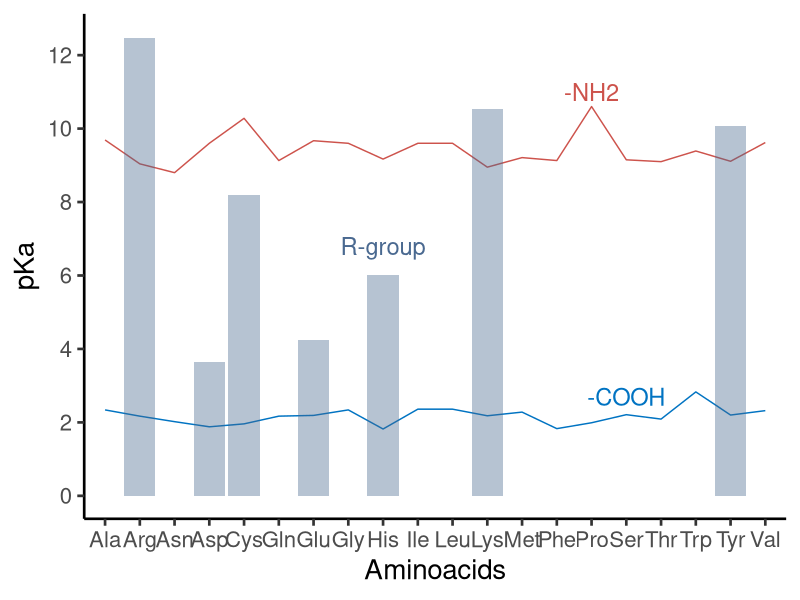
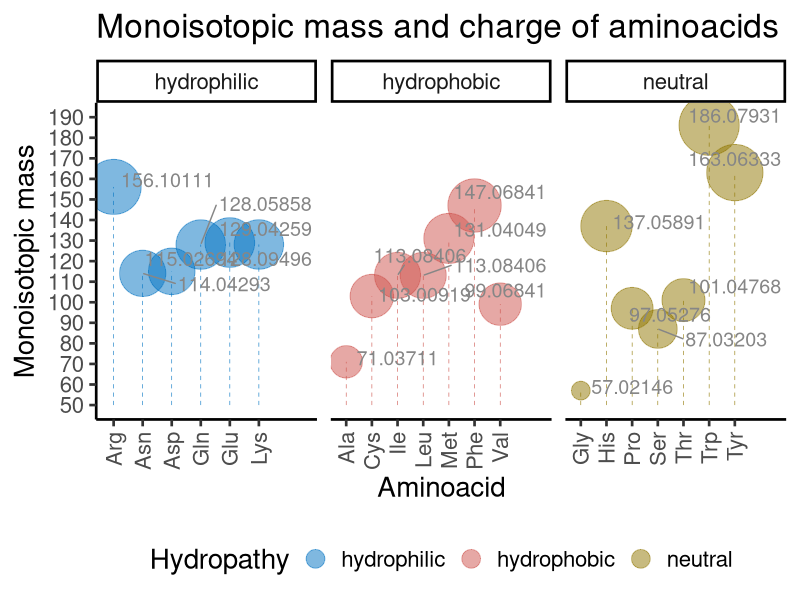

These figures' R source, in order:
# packages and data
library(tidyverse)
library(ggrepel)
library(kableExtra)
library(seqinr)
aminoacids <- read_tsv("./AAdata.tsv")

# Tabela resumindo as características dos aminoácidos
# summary of aminoacids table
aminoacids %>% 
    select(Name,Abbr,AA, Hydropathy, pKa, pKb, pKx, pl,
            Monoisotopic_Mass, frequency_in_proteins) %>%
    arrange(Hydropathy) %>%
     rename("Aminoacid" = Name,
            "Monoisotopic Mass" = Monoisotopic_Mass,
            "Frequency in proteins" = frequency_in_proteins) %>%
    kbl(caption = "Summary of amino acids properties",
      align = "c") %>% 
  kable_classic(full_width = F, html_font = "Cambria")

# Functions to calculate the pKa of a peptide, given the one letter code for each amino acid
pKa <- function(x) {
    if (x == "A" || x =="G") {
        return(2.34)
    } else if (x == "V") {
        return(2.32)
    } else if (x == "L" || x == "I") {
        return(2.36)
    } else if (x == "P") {
        return(1.99)
    } else if (x == "F") {
        return(1.83)
    } else if (x == "Y") {
        return(2.20)
    } else if (x == "W") {
        return(2.83)
    } else if (x == "C") {
        return(1.96)
    } else if (x == "M") {
        return(2.28)
    } else if (x == "S") {
        return(2.21)
    } else if (x == "T") {
        return(2.09)
    } else if (x == "N") {
        return(2.02)
    } else if (x == "Q") {
        return(2.17)
    } else if (x == "D") {
        return(1.88)
    } else if (x == "E") {
        return(2.19)
    } else if (x == "K") {
        return(2.18)
    } else if (x == "R") {
        return(2.17)
    } else if (x == "H") {
        return(1.82)
    }
}

pKb <- function(x) {
    if (x == "A") {
        return(9.69)
    } else if (x == "G" || x == "L" ||
               x == "I" || x == "D") {
        return(9.60)
    } else if (x == "C") {
        return(10.28)
    } else if (x == "M") {
        return(9.21)
    } else if (x == "S") {
        return(9.15)
    } else if (x == "T") {
        return(9.10)
    } else if (x == "N") {
        return(8.80)
    } else if (x == "Q" || x == "F") {
        return(9.13)
    } else if (x == "E") {
        return(9.67)
    } else if (x == "K") {
        return(8.95)
    } else if (x == "R") {
        return(9.04)
    } else if (x == "H") {
        return(9.17)
    } else if (x == "V") {
        return(9.62)
    } else if (x == "P") {
        return(10.60)
    } else if (x == "Y") {
        return(9.11)
    } else if (x == "W") {
        return(9.39)
    }
}

pKx <- function(x) {
    if (x == "A" || x == "G" || x == "V" ||
        x == "L" || x == "I" || x == "P" ||
        x == "F" || x == "W" || x == "N" ||
        x == "Q" || x == "S" || x == "T" ||
        x == "M") {
        return(NA)
    } else if (x == "C") {
        return(8.18)
    } else if (x == "Y") {
        return(10.07)
    } else if (x == "D") {
        return(3.65)
    } else if (x == "E") {
        return(4.25)
    } else if (x == "K") {
        return(10.53)
    } else if (x == "R") {
        return(12.48)
    } else if (x == "H") {
        return(6.00)
    }
}

# Function to calculate the monoisotopic mass of a peptide, given the one letter code amino acid
monoisotopic_mass <- function(x) {
    if (x == "A") {
        return(71.03711)
    } else if (x == "C") {
        return(103.00919)
    } else if (x == "D") {
        return(115.02694)
    } else if (x == "E") {
        return(129.04259)
    } else if (x == "F") {
        return(147.06841)
    } else if (x == "G") {
        return(57.02146)
    } else if (x == "H") {
        return(137.05891)
    } else if (x == "I") {
        return(113.08406)
    } else if (x == "K") {
        return(128.09496)
    } else if (x == "L") {
        return(113.08406)
    } else if (x == "M") {
        return(131.04049)
    } else if (x == "N") {
        return(114.04293)
    } else if (x == "P") {
        return(97.05276)
    } else if (x == "Q") {
        return(128.05858)
    } else if (x == "R") {
        return(156.10111)
    } else if (x == "S") {
        return(87.03203)
    } else if (x == "T") {
        return(101.04768)
    } else if (x == "V") {
        return(99.06841)
    } else if (x == "W") {
        return(186.07931)
    } else if (x == "Y") {
        return(163.06333)
    }
}

# function to calculate the isoelectric point for the amino acid, given the one letter code
pI <- function(x) {
    if (x == "A" || x == "G" || x == "V" || x == "L" || x == "I" ||
        x == "P" || x == "F" || x == "Y" || x == "W") {
        return(6.00)
    } else if (x == "C" || x == "M") {
        return(5.07)
    } else if (x == "S" || x == "T") {
        return(5.60)
    } else if (x == "N" || x == "Q") {
        return(5.41)
    } else if (x == "D" || x == "E") {
        return(2.77)
    } else if (x == "K" || x == "R") {
        return(10.53)
    } else if (x == "H") {
        return(7.59)
    }
}

# calculate the monoisotopic mass of a peptide
monoisotopic_pepetide <- function(x) {
    sum <- 0
    for (i in 1:length(x)) {
        sum <- sum + monoisotopic_mass(x[i])
    }
    return(sum)
}

# how to use the monoisotopic_pepetide function
peptideTest <- c("M","A","L","S","T","A","R","T","E","R")
monoisotopic_pepetide(peptideTest)

# plot the pKa values for a given sequence of amino acids
pKa_plot <- function(x) {
    ggplot(aminoacids, aes(x = Abbr)) +
        geom_line(aes(y = pKa, group = 1), color = "#0073C2FF") +
        annotate("text", x = 16, y = 2.7, label = "-COOH",
            color = "#0073C2FF", size = 6) +
        geom_line(aes(y = pKb, group = 2), color = "#CD534CFF") +
        annotate("text", x = 15, y = 11, label = "-NH2",
            color = "#CD534CFF", size = 6) +
        geom_col(aes(y = pKx, group = 3), fill = "#4A6990FF", alpha = 0.4) +
        annotate("text", x = 9, y = 6.8, label = "R-group",
            color = "#4A6990FF", size = 6) +
        scale_y_continuous(limits = c(0, 12.5), breaks = seq(0, 12.5, 2)) +
        labs(x = "Aminoacids", y = "pKa") +
    theme_classic(base_size = 20)
}

# using the function to plot the pKa
# it is necessary to have a data.frame containing the variables pKa, pKb, and pKx
pKa_plot(aminoacids)

# function to plot the monoisotopic mass of the aminoacids coloring by hydropathy
monoiso_plot <- function(x) {
    ggplot(aminoacids, aes(x = Abbr, y = Monoisotopic_Mass,
                    size = Monoisotopic_Mass, color = Hydropathy)) +
            scale_color_manual(values = c("#0073C2FF", "#CD534CFF", "#8F7700FF")) +
    geom_point(alpha = 0.5) +
    guides(colour = guide_legend(override.aes = list(size=6)), size = FALSE) +
    geom_segment(aes(x = Abbr, xend = Abbr,
                     y = 50, yend = Monoisotopic_Mass),
                     linewidth = 0.2, linetype = "dashed",
                     show.legend = FALSE) +
    geom_text_repel(aes(label = Monoisotopic_Mass),
        color = "#868686FF", size = 5, nudge_x = 2,
            nudge_y = 2, show.legend = FALSE) +
    scale_size(range = c(6, 20)) +
    scale_y_continuous(limits = c(50, 190),
        breaks = seq(50, 190, 10)) +
    labs(x = "Aminoacid", y = "Monoisotopic mass",
         title = "Monoisotopic mass and charge of aminoacids") +
    theme_classic(base_size = 20) +
    theme(axis.text.x = element_text(angle = 90,
                    vjust = 0.5, hjust = 1), legend.position = "bottom") +
                    facet_wrap(~ Hydropathy, ncol = 3, scales = "free_x")
}

# using the function for plot monoisotopic masses and hydropathy
monoiso_plot(aminoacids)
